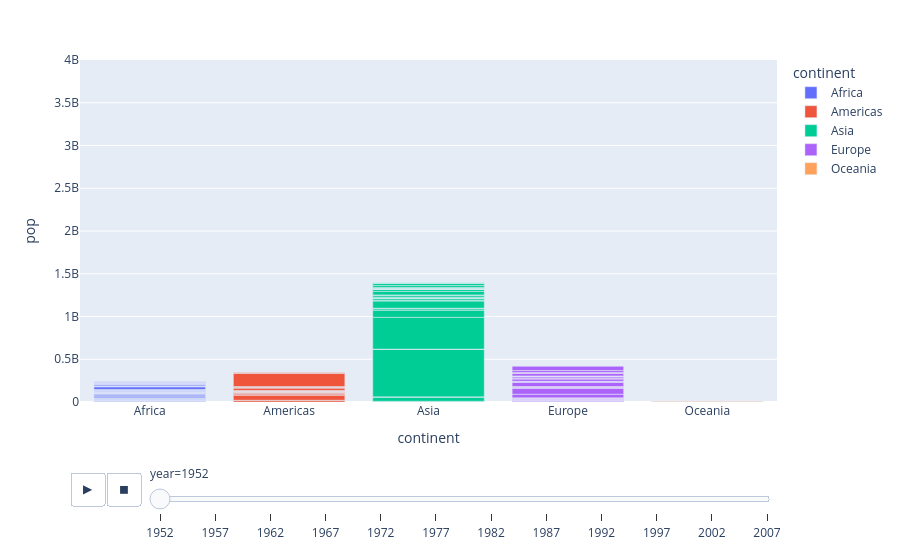

This figure's notebook cell:
### Code cell
# Can also make animated bar charts
fig = px.bar(tidy_df, x="continent", y="pop", color="continent",
              animation_frame="year", hover_name = 'country',range_y=[0,4000000000])
fig.show()

### Figure 1 — Plotly figure (JSON) as saved in the notebook; plotly's stock layout.template omitted (floating-point values rounded to 4 significant figures)
{"data": [{"hovertemplate": "<b>%{hovertext}</b><br><br>continent=%{x}<br>year=1952<br>pop=%{y}<extra></extra>", "hovertext": ["Algeria", "Angola", "Benin", "Botswana", "Burkina Faso", "Burundi", "Cameroon", "Central African Republic", "Chad", "Comoros", "Congo Dem. Rep.", "Congo Rep.", "Cote d'Ivoire", "Djibouti", "Egypt", "Equatorial Guinea", "Eritrea", "Ethiopia", "Gabon", "Gambia", "Ghana", "Guinea", "Guinea-Bissau", "Kenya", "Lesotho", "Liberia", "Libya", "Madagascar", "Malawi", "Mali", "Mauritania", "Mauritius", "Morocco", "Mozambique", "Namibia", "Niger", "Nigeria", "Reunion", "Rwanda", "Sao Tome and Principe", "Senegal", "Sierra Leone", "Somalia", "South Africa", "Sudan", "Swaziland", "Tanzania", "Togo", "Tunisia", "Uganda", "Zambia", "Zimbabwe"], "legendgroup": "Africa", "marker": {"color": "#636efa", "pattern": {"shape": ""}}, "name": "Africa", "orientation": "v", "showlegend": true, "textposition": "auto", "type": "bar", "x": ["Africa", "Africa", "Africa", "Africa", "Africa", "Africa", "Africa", "Africa", "Africa", "Africa", "Africa", "Africa", "Africa", "Africa", "Africa", "Africa", "Africa", "Africa", "Africa", "Africa", "Africa", "Africa", "Africa", "Africa", "Africa", "Africa", "Africa", "Africa", "Africa", "Africa", "Africa", "Africa", "Africa", "Africa", "Africa", "Africa", "Africa", "Africa", "Africa", "Africa", "Africa", "Africa", "Africa", "Africa", "Africa", "Africa", "Africa", "Africa", "Africa", "Africa", "Africa", "Africa"], "xaxis": "x", "y": [9280000.0, 4232000.0, 1738000.0, 442300.0, 4470000.0, 2446000.0, 5009000.0, 1292000.0, 2682000.0, 153900.0, 14100000.0, 854900.0, 2977000.0, 63150.0, 22220000.0, 217000.0, 1439000.0, 20860000.0, 420700.0, 284300.0, 5581000.0, 2664000.0, 580700.0, 6464000.0, 748700.0, 863300.0, 1020000.0, 4763000.0, 2918000.0, 3838000.0, 1023000.0, 516600.0, 9939000.0, 6446000.0, 485800.0, 3379000.0, 33120000.0, 257700.0, 2535000.0, 60010.0, 2756000.0, 2143000.0, 2527000.0, 14260000.0, 8505000.0, 290200.0, 8323000.0, 1219000.0, 3648000.0, 5825000.0, 2672000.0, 3081000.0], "yaxis": "y"}, {"hovertemplate": "<b>%{hovertext}</b><br><br>continent=%{x}<br>year=1952<br>pop=%{y}<extra></extra>", "hovertext": ["Argentina", "Bolivia", "Brazil", "Canada", "Chile", "Colombia", "Costa Rica", "Cuba", "Dominican Republic", "Ecuador", "El Salvador", "Guatemala", "Haiti", "Honduras", "Jamaica", "Mexico", "Nicaragua", "Panama", "Paraguay", "Peru", "Puerto Rico", "Trinidad and Tobago", "United States", "Uruguay", "Venezuela"], "legendgroup": "Americas", "marker": {"color": "#EF553B", "pattern": {"shape": ""}}, "name": "Americas", "orientation": "v", "showlegend": true, "textposition": "auto", "type": "bar", "x": ["Americas", "Americas", "Americas", "Americas", "Americas", "Americas", "Americas", "Americas", "Americas", "Americas", "Americas", "Americas", "Americas", "Americas", "Americas", "Americas", "Americas", "Americas", "Americas", "Americas", "Americas", "Americas", "Americas", "Americas", "Americas"], "xaxis": "x", "y": [17880000.0, 2883000.0, 56600000.0, 14790000.0, 6378000.0, 12350000.0, 926300.0, 6008000.0, 2491000.0, 3549000.0, 2043000.0, 3146000.0, 3201000.0, 1517000.0, 1426000.0, 30140000.0, 1166000.0, 940100.0, 1556000.0, 8026000.0, 2227000.0, 662800.0, 157600000.0, 2253000.0, 5440000.0], "yaxis": "y"}, {"hovertemplate": "<b>%{hovertext}</b><br><br>continent=%{x}<br>year=1952<br>pop=%{y}<extra></extra>", "hovertext": ["Afghanistan", "Bahrain", "Bangladesh", "Cambodia", "China", "Hong Kong China", "India", "Indonesia", "Iran", "Iraq", "Israel", "Japan", "Jordan", "Korea Dem. Rep.", "Korea Rep.", "Kuwait", "Lebanon", "Malaysia", "Mongolia", "Myanmar", "Nepal", "Oman", "Pakistan", "Philippines", "Saudi Arabia", "Singapore", "Sri Lanka", "Syria", "Taiwan", "Thailand", "Vietnam", "West Bank and Gaza", "Yemen Rep."], "legendgroup": "Asia", "marker": {"color": "#00cc96", "pattern": {"shape": ""}}, "name": "Asia", "orientation": "v", "showlegend": true, "textposition": "auto", "type": "bar", "x": ["Asia", "Asia", "Asia", "Asia", "Asia", "Asia", "Asia", "Asia", "Asia", "Asia", "Asia", "Asia", "Asia", "Asia", "Asia", "Asia", "Asia", "Asia", "Asia", "Asia", "Asia", "Asia", "Asia", "Asia", "Asia", "Asia", "Asia", "Asia", "Asia", "Asia", "Asia", "Asia", "Asia"], "xaxis": "x", "y": [8425000.0, 120400.0, 46890000.0, 4694000.0, 556300000.0, 2126000.0, 372000000.0, 82050000.0, 17270000.0, 5442000.0, 1621000.0, 86460000.0, 607900.0, 8865000.0, 20950000.0, 160000.0, 1440000.0, 6748000.0, 800700.0, 20090000.0, 9183000.0, 507800.0, 41350000.0, 22440000.0, 4006000.0, 1127000.0, 7982000.0, 3662000.0, 8550000.0, 21290000.0, 26250000.0, 1031000.0, 4964000.0], "yaxis": "y"}, {"hovertemplate": "<b>%{hovertext}</b><br><br>continent=%{x}<br>year=1952<br>pop=%{y}<extra></extra>", "hovertext": ["Albania", "Austria", "Belgium", "Bosnia and Herzegovina", "Bulgaria", "Croatia", "Czech Republic", "Denmark", "Finland", "France", "Germany", "Greece", "Hungary", "Iceland", "Ireland", "Italy", "Montenegro", "Netherlands", "Norway", "Poland", "Portugal", "Romania", "Serbia", "Slovak Republic", "Slovenia", "Spain", "Sweden", "Switzerland", "Turkey", "United Kingdom"], "legendgroup": "Europe", "marker": {"color": "#ab63fa", "pattern": {"shape": ""}}, "name": "Europe", "orientation": "v", "showlegend": true, "textposition": "auto", "type": "bar", "x": ["Europe", "Europe", "Europe", "Europe", "Europe", "Europe", "Europe", "Europe", "Europe", "Europe", "Europe", "Europe", "Europe", "Europe", "Europe", "Europe", "Europe", "Europe", "Europe", "Europe", "Europe", "Europe", "Europe", "Europe", "Europe", "Europe", "Europe", "Europe", "Europe", "Europe"], "xaxis": "x", "y": [1283000.0, 6928000.0, 8730000.0, 2791000.0, 7275000.0, 3882000.0, 9125000.0, 4334000.0, 4090000.0, 42460000.0, 69150000.0, 7733000.0, 9504000.0, 148000.0, 2952000.0, 47670000.0, 413800.0, 10380000.0, 3328000.0, 25730000.0, 8526000.0, 16630000.0, 6860000.0, 3558000.0, 1490000.0, 28550000.0, 7125000.0, 4815000.0, 22240000.0, 50430000.0], "yaxis": "y"}, {"hovertemplate": "<b>%{hovertext}</b><br><br>continent=%{x}<br>year=1952<br>pop=%{y}<extra></extra>", "hovertext": ["Australia", "New Zealand"], "legendgroup": "Oceania", "marker": {"color": "#FFA15A", "pattern": {"shape": ""}}, "name": "Oceania", "orientation": "v", "showlegend": true, "textposition": "auto", "type": "bar", "x": ["Oceania", "Oceania"], "xaxis": "x", "y": [8691000.0, 1995000.0], "yaxis": "y"}], "layout": {"barmode": "relative", "legend": {"title": {"text": "continent"}, "tracegroupgap": 0}, "margin": {"t": 60}, "sliders": [{"active": 0, "currentvalue": {"prefix": "year="}, "len": 0.9, "pad": {"b": 10, "t": 60}, "steps": [{"args": [["1952"], {"frame": {"duration": 0, "redraw": true}, "fromcurrent": true, "mode": "immediate", "transition": {"duration": 0, "easing": "linear"}}], "label": "1952", "method": "animate"}, {"args": [["1957"], {"frame": {"duration": 0, "redraw": true}, "fromcurrent": true, "mode": "immediate", "transition": {"duration": 0, "easing": "linear"}}], "label": "1957", "method": "animate"}, {"args": [["1962"], {"frame": {"duration": 0, "redraw": true}, "fromcurrent": true, "mode": "immediate", "transition": {"duration": 0, "easing": "linear"}}], "label": "1962", "method": "animate"}, {"args": [["1967"], {"frame": {"duration": 0, "redraw": true}, "fromcurrent": true, "mode": "immediate", "transition": {"duration": 0, "easing": "linear"}}], "label": "1967", "method": "animate"}, {"args": [["1972"], {"frame": {"duration": 0, "redraw": true}, "fromcurrent": true, "mode": "immediate", "transition": {"duration": 0, "easing": "linear"}}], "label": "1972", "method": "animate"}, {"args": [["1977"], {"frame": {"duration": 0, "redraw": true}, "fromcurrent": true, "mode": "immediate", "transition": {"duration": 0, "easing": "linear"}}], "label": "1977", "method": "animate"}, {"args": [["1982"], {"frame": {"duration": 0, "redraw": true}, "fromcurrent": true, "mode": "immediate", "transition": {"duration": 0, "easing": "linear"}}], "label": "1982", "method": "animate"}, {"args": [["1987"], {"frame": {"duration": 0, "redraw": true}, "fromcurrent": true, "mode": "immediate", "transition": {"duration": 0, "easing": "linear"}}], "label": "1987", "method": "animate"}, {"args": [["1992"], {"frame": {"duration": 0, "redraw": true}, "fromcurrent": true, "mode": "immediate", "transition": {"duration": 0, "easing": "linear"}}], "label": "1992", "method": "animate"}, {"args": [["1997"], {"frame": {"duration": 0, "redraw": true}, "fromcurrent": true, "mode": "immediate", "transition": {"duration": 0, "easing": "linear"}}], "label": "1997", "method": "animate"}, {"args": [["2002"], {"frame": {"duration": 0, "redraw": true}, "fromcurrent": true, "mode": "immediate", "transition": {"duration": 0, "easing": "linear"}}], "label": "2002", "method": "animate"}, {"args": [["2007"], {"frame": {"duration": 0, "redraw": true}, "fromcurrent": true, "mode": "immediate", "transition": {"duration": 0, "easing": "linear"}}], "label": "2007", "method": "animate"}], "x": 0.1, "xanchor": "left", "y": 0, "yanchor": "top"}], "updatemenus": [{"buttons": [{"args": [null, {"frame": {"duration": 500, "redraw": true}, "fromcurrent": true, "mode": "immediate", "transition": {"duration": 500, "easing": "linear"}}], "label": "&#9654;", "method": "animate"}, {"args": [[null], {"frame": {"duration": 0, "redraw": true}, "fromcurrent": true, "mode": "immediate", "transition": {"duration": 0, "easing": "linear"}}], "label": "&#9724;", "method": "animate"}], "direction": "left", "pad": {"r": 10, "t": 70}, "showactive": false, "type": "buttons", "x": 0.1, "xanchor": "right", "y": 0, "yanchor": "top"}], "xaxis": {"anchor": "y", "categoryarray": ["Africa", "Americas", "Asia", "Europe", "Oceania"], "categoryorder": "array", "domain": [0, 1], "title": {"text": "continent"}}, "yaxis": {"anchor": "x", "domain": [0, 1], "range": [0, 4000000000], "title": {"text": "pop"}}}}
